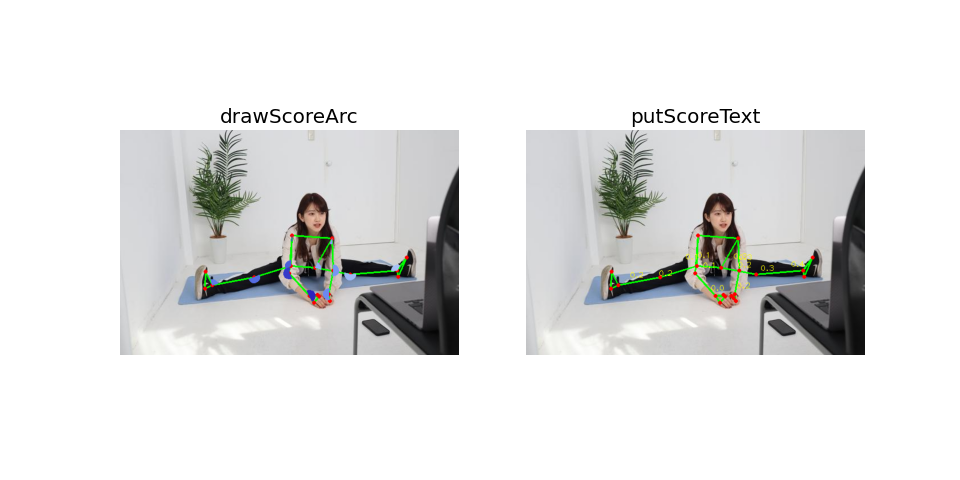

Generate this figure with Python:
import cv2
import matplotlib.pyplot as plt
from ddrev.poses.mediapipe import mpPoseEstimator
from ddrev.utils import drawScoreArc, putScoreText
from ddrev.utils._path import SAMPLE_IMAGE
fig, axes = plt.subplots(ncols=2, figsize=(12, 6))
image = cv2.imread(SAMPLE_IMAGE)  # BGR images
estimator = mpPoseEstimator()
landmarks = estimator.process(image)
estimator.draw_landmarks(image, landmarks, inplace=True)
scores = [(i+1)/len(landmarks.landmark) for i in range(len(landmarks.landmark))]
for draw_func, ax in zip([drawScoreArc, putScoreText], axes):
    img = estimator.draw_score(
        frame=image, scores=scores, landmarks=landmarks,
        draw_func=draw_func, inplace=False
    )
    ax.imshow(cv2.cvtColor(img, cv2.COLOR_BGR2RGB))
    ax.axis("off")
    ax.set_title(draw_func.__name__, fontsize=18)
fig.show()
